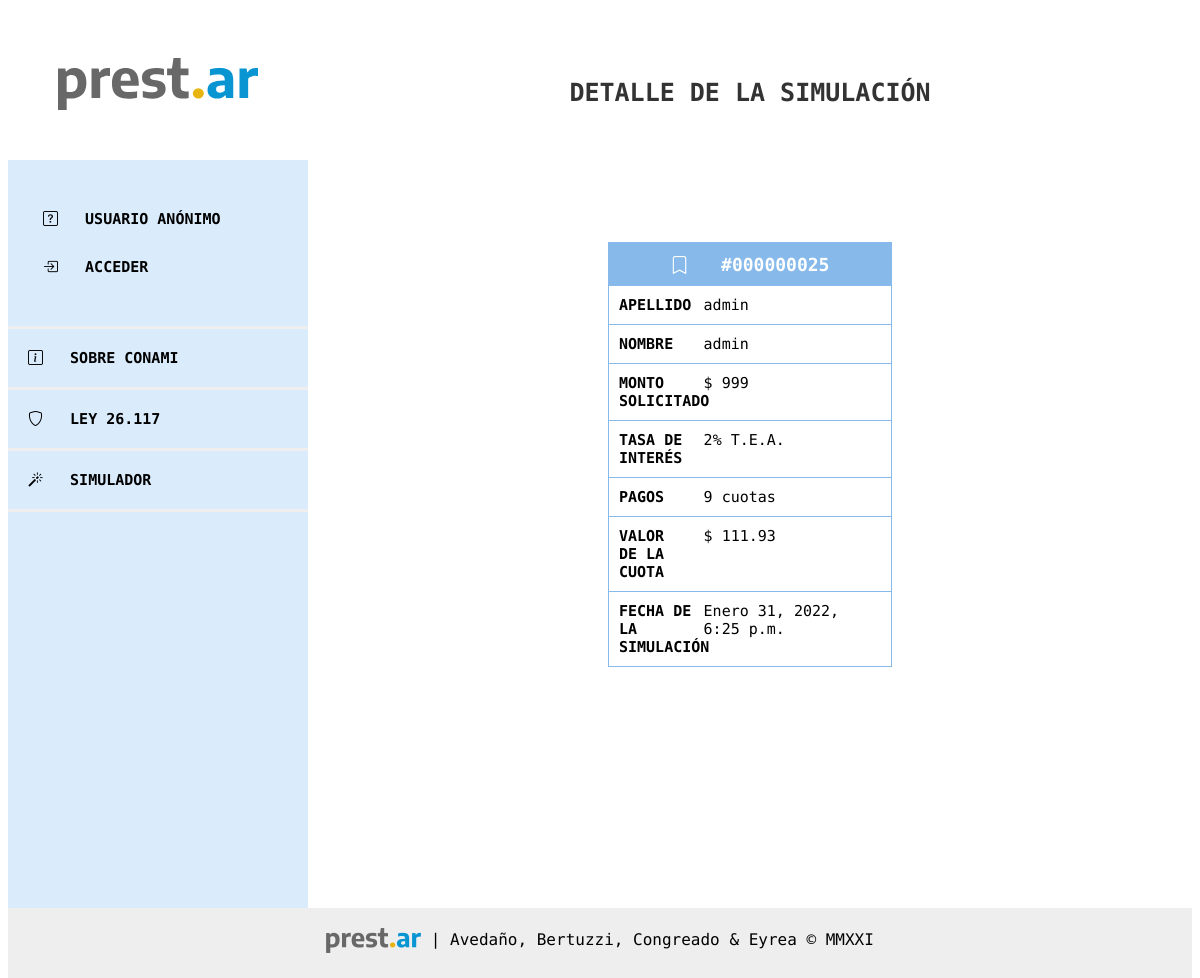
Screenshot of /simulador/25/ with the database file from the repository.
### prestamos/models.py (models this page shows, shortened)
class Simulacion(models.Model):
    CUOTAS_LISTA = [
        ('1', '1'),
        ('3', '3'),
        ('6', '6'),
        ('9', '9'),
        ('12', '12'),
        ('18', '18'),
        ('24', '24'),
    ]
    smvm = models.ForeignKey(
        SMVM, on_delete=models.CASCADE, null=True, default=1)
    author = models.ForeignKey(
        settings.AUTH_USER_MODEL, on_delete=models.CASCADE, null=True)  # Acá tiene que quedar el null=True porque se tiene que poder hacer simulaciones sin registrarse
    nombre = models.CharField(max_length=200)
    apellido = models.CharField(max_length=200)
    dni = models.IntegerField(validators=[
                              MaxValueValidator(99999999)])
    importe_solicitado = models.PositiveIntegerField()
    created_date = models.DateTimeField(
        default=timezone.now)
    tasa_anual = models.ForeignKey(
        TasaInteres, on_delete=models.CASCADE, null=True, default=1)
    cant_cuotas = models.CharField(max_length=200, choices=CUOTAS_LISTA)
    telefono = models.CharField(max_length=200)
    email = models.CharField(max_length=200)
    cuota_final = models.DecimalField(
        decimal_places=2, max_digits=9, null=True)
    def calculo_cuota(self):
        interes = int(self.tasa_anual.tasa)/100
        cant_cuotas = int(self.cant_cuotas)
        calculo_cuota = round(self.importe_solicitado*(interes/12) /
                              (1-(1+(interes/12))**(-cant_cuotas)), 2)
        return round(calculo_cuota, 2)

class TasaInteres(models.Model):
    author = models.ForeignKey(
        settings.AUTH_USER_MODEL, on_delete=models.CASCADE)
    tasa = models.PositiveIntegerField()
    created_date = models.DateTimeField(
        default=timezone.now)
    def __str__(self):
        return '{}'.format(self.tasa)

### prestamos/views.py (the view)
# urls.py: path('simulador/<int:pk>/', views.simulacion_detail, name='simulacion_detail'),
def simulacion_detail(request, pk):
    simulacion = get_object_or_404(Simulacion, pk=pk)
    return render(request, 'simulador/simulacion_detail.html', {'simulacion': simulacion})

### prestamos/templates/simulador/simulacion_detail.html (shortened to what this page needs)
{% extends 'base.html' %}
{% block content %}
<header>
	DETALLE DE LA SIMULACIÓN
</header>
<main>
<form target="_self" class="simulacion">{% csrf_token %}
			<div class="caja">
        <div class="grid-item titulo mayus">
          <span><i class="bi bi-bookmark"></i>&nbsp;&nbsp; #{{ simulacion.id|stringformat:"09d" }}
          </span>
					</div>
          <div class="grid-item texto">APELLIDO</div>
          <div class="grid-item">{{ simulacion.apellido }}</div>
          <div class="grid-item texto">NOMBRE</div>
          <div class="grid-item">{{ simulacion.nombre }}</div>
          <div class="grid-item texto">MONTO SOLICITADO</div>
          <div class="grid-item">$ {{ simulacion.importe_solicitado}}</div>
          <div class="grid-item texto">TASA DE INTERÉS</div>
          <div class="grid-item">{{ simulacion.tasa_anual }}% T.E.A.</div>
          <div class="grid-item texto">PAGOS</div>
          <div class="grid-item">{{ simulacion.cant_cuotas }} cuotas</div>
          <div class="grid-item texto">VALOR DE LA CUOTA</div>
          <div class="grid-item">$ {{ simulacion.calculo_cuota }}</div>
          <div class="grid-item texto">FECHA DE LA SIMULACIÓN</div>
          <div class="grid-item">{{ simulacion.created_date }}</div>
			</div>
	</form>
</main>
{% endblock %}

### static/css/style.css (style rules this page uses)
html { height: 100%; }
body { min-height: 100%; font-family: "Encode Sans", sans-serif !important; display: grid; grid-template: "menu header" "menu main" "menu main" "footer footer" / 300px 1fr; }
header { grid-area: header; font-size: 25px; padding: 70px 70px 50px 70px; text-align: center; font-weight: 900; color: #333; }
main { grid-area: main; padding-bottom: 50px; padding-left: 300px; padding-right: 300px; }
.caja { margin-bottom: 20px; display: grid; grid-template-columns: 30% 70%; border: 1px solid #87baea; }
.grid-item { padding: 10px; border-top: 1px solid #87baea; display: grid; align-items: left; font-size: 15px; }
.titulo { text-align: center; font-size: 18px; font-weight: bold; color: white; background-color: #87baea; grid-column-start: 1; grid-column-end: 3; }
.texto { font-size: 15px; font-weight: bold; }
.mayus { text-transform: uppercase; }
html, body { font-family: Arial, Helvetica, sans-serif; }

### rows the page displays
Simulacion: id "000000025", apellido "admin", nombre "admin", importe_solicitado "999", tasa_anual "2", cant_cuotas "9", calculo_cuota "111.93", created_date "Enero 31, 2022, 6:25 p.m."
